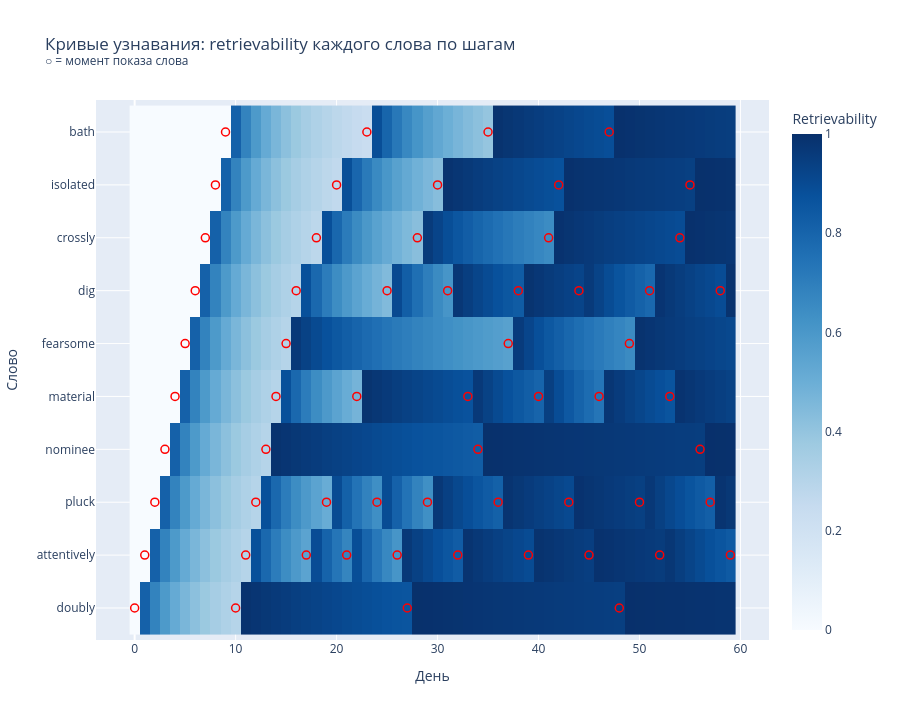

The notebook cell this image was saved under:
### Code cell
# График 1: Тепловая карта кривых узнавания (retrievability по шагам)

# Сортируем слова по шагу первого появления (когда retrievability > 0)
first_seen_step = (
    df_retriev[df_retriev["retrievability"] > 0]
    .groupby("word")["step"].min()
    .sort_values()
)
word_order = first_seen_step.index.tolist()

pivot_r = (
    df_retriev.pivot(index="word", columns="step", values="retrievability")
    .fillna(0)
    .loc[word_order]
)

fig = go.Figure(go.Heatmap(
    z=pivot_r.values,
    x=pivot_r.columns.tolist(),
    y=word_order,
    colorscale="Blues",
    colorbar=dict(title="Retrievability"),
    zmin=0, zmax=1,
))

exercised_pts = df_erg[df_erg["exercised"]]
fig.add_trace(go.Scatter(
    x=exercised_pts["step"],
    y=exercised_pts["word"],
    mode="markers",
    marker=dict(symbol="circle-open", size=8, color="red", line=dict(width=1.5)),
    name="Показано в упражнении",
))

fig.update_layout(
    title="Кривые узнавания: retrievability каждого слова по шагам<br><sup>○ = момент показа слова</sup>",
    xaxis_title="День",
    yaxis_title="Слово",
    height=720,
    legend=dict(orientation="h", y=-0.1),
)
fig.show()

### Figure 1 — Plotly figure (JSON) as saved in the notebook; plotly's stock layout.template omitted (floating-point values rounded to 4 significant figures; data arrays with more than 128 entries replaced by an {"elided": "..."} marker saying what was removed)
{"data": [{"colorbar": {"title": {"text": "Retrievability"}}, "colorscale": [[0, "rgb(247,251,255)"], [0.125, "rgb(222,235,247)"], [0.25, "rgb(198,219,239)"], [0.375, "rgb(158,202,225)"], [0.5, "rgb(107,174,214)"], [0.625, "rgb(66,146,198)"], [0.75, "rgb(33,113,181)"], [0.875, "rgb(8,81,156)"], [1, "rgb(8,48,107)"]], "type": "heatmap", "x": [0, 1, 2, 3, 4, 5, 6, 7, 8, 9, 10, 11, 12, 13, 14, 15, 16, 17, 18, 19, 20, 21, 22, 23, 24, 25, 26, 27, 28, 29, 30, 31, 32, 33, 34, 35, 36, 37, 38, 39, 40, 41, 42, 43, 44, 45, 46, 47, 48, 49, 50, 51, 52, 53, 54, 55, 56, 57, 58, 59], "y": ["doubly", "attentively", "pluck", "nominee", "material", "fearsome", "dig", "crossly", "isolated", "bath"], "z": {"elided": "10x60 float values"}, "zmax": 1, "zmin": 0}, {"marker": {"color": "red", "line": {"width": 1.5}, "size": 8, "symbol": "circle-open"}, "mode": "markers", "name": "Показано в упражнении", "type": "scatter", "x": [0, 1, 2, 3, 4, 5, 6, 7, 8, 9, 10, 11, 12, 13, 14, 15, 16, 17, 18, 19, 20, 21, 22, 23, 24, 25, 26, 27, 28, 29, 30, 31, 32, 33, 34, 35, 36, 37, 38, 39, 40, 41, 42, 43, 44, 45, 46, 47, 48, 49, 50, 51, 52, 53, 54, 55, 56, 57, 58, 59], "y": ["doubly", "attentively", "pluck", "nominee", "material", "fearsome", "dig", "crossly", "isolated", "bath", "doubly", "attentively", "pluck", "nominee", "material", "fearsome", "dig", "attentively", "crossly", "pluck", "isolated", "attentively", "material", "bath", "pluck", "dig", "attentively", "doubly", "crossly", "pluck", "isolated", "dig", "attentively", "material", "nominee", "bath", "pluck", "fearsome", "dig", "attentively", "material", "crossly", "isolated", "pluck", "dig", "attentively", "material", "bath", "doubly", "fearsome", "pluck", "dig", "attentively", "material", "crossly", "isolated", "nominee", "pluck", "dig", "attentively"]}], "layout": {"height": 720, "legend": {"orientation": "h", "y": -0.1}, "title": {"text": "Кривые узнавания: retrievability каждого слова по шагам<br><sup>○ = момент показа слова</sup>"}, "xaxis": {"title": {"text": "День"}}, "yaxis": {"title": {"text": "Слово"}}}}
